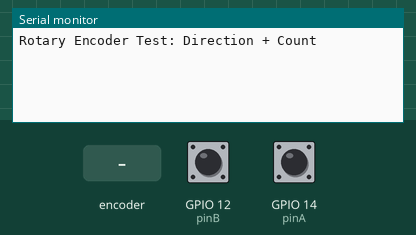
The sketch below on a simulated ESP32. Shown: the last lines printed to the serial monitor. The test bench sets the inputs (shaded band); at power-on: GPIO 12 (pinB) HIGH, GPIO 14 (pinA) HIGH.

Above: at 1.2 s.
1.3 s: rotary encoder on GPIO 14 (pinA) / GPIO 12 (pinB) turned 1 step (first pin leading)
At 2.5 s:
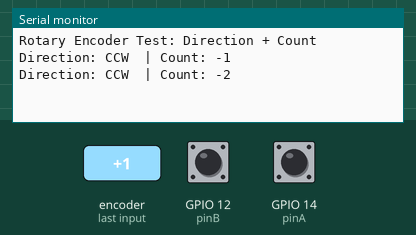
3.0 s: rotary encoder on GPIO 14 (pinA) / GPIO 12 (pinB) turned 2 steps (second pin leading)
At 3.6 s:
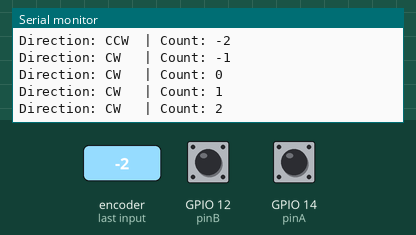
Timing chart, 0 to 6.0 s (numbered marks = the images above; inputs shaded):
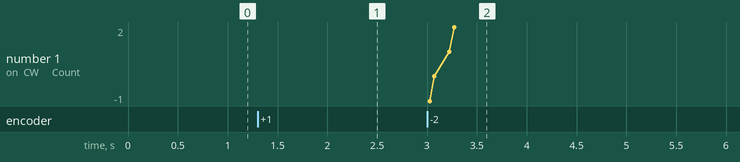

Measured:
- after the input at 1.3 s, the serial monitor: prints a new line at once (image 1)
- after the input at 3.0 s, the serial monitor: prints a new line at once (image 2)

The sketch:

manual_rotary_encoder_verification.ino
```cpp
// Rotary Encoder Pin Definitions
const int pinA = 14;  // Signal A (Brown)
const int pinB = 12;  // Signal B (Blue/White)

volatile int encoderCount = 0;
volatile bool directionCW = true;

void IRAM_ATTR handleEncoder() {
  // Read both encoder pins
  bool A = digitalRead(pinA);
  bool B = digitalRead(pinB);

  // Determine direction
  if (A == B) {
    encoderCount++;
    directionCW = true;
  } else {
    encoderCount--;
    directionCW = false;
  }
}

void setup() {
  Serial.begin(115200);
  Serial.println("Rotary Encoder Test: Direction + Count");

  pinMode(pinA, INPUT_PULLUP);
  pinMode(pinB, INPUT_PULLUP);

  // Attach interrupt to Signal A only
  attachInterrupt(digitalPinToInterrupt(pinA), handleEncoder, CHANGE);
}

void loop() {
  static int lastCount = 0;

  // Only print when the count changes
  if (encoderCount != lastCount) {
    lastCount = encoderCount;

    Serial.print("Direction: ");
    Serial.print(directionCW ? "CW  " : "CCW ");
    Serial.print(" | Count: ");
    Serial.println(encoderCount);
  }

  delay(1);  // Light CPU load
}
```
